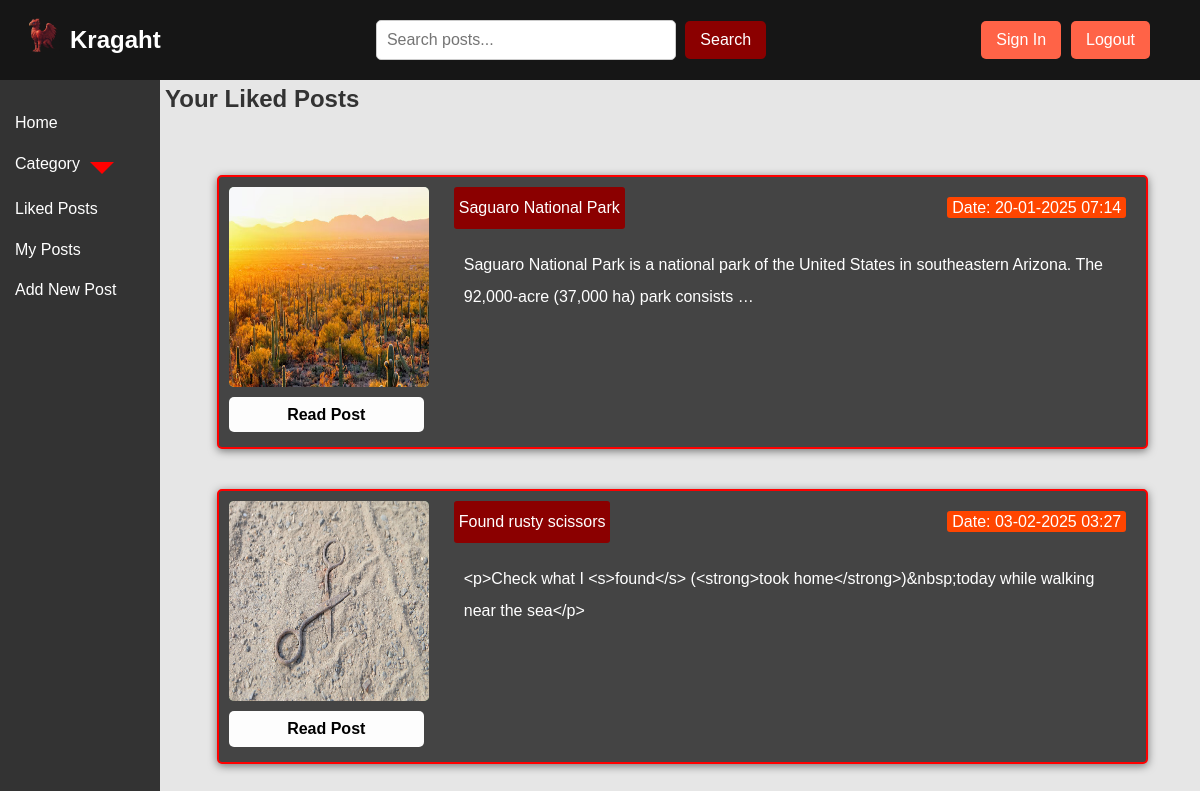
The page /liked-posts/ (signed in) on the database its author committed.
### posts/models.py (models this page shows, shortened)
class Post(models.Model):
    title = models.CharField(max_length=100)
    slug = models.SlugField(max_length=255, unique=True, db_index=True, verbose_name='URL')
    content = RichTextField()  # CKEditor
    author = models.ForeignKey(User, on_delete=models.CASCADE, null=True)
    category = models.ForeignKey('Category', on_delete=models.SET_NULL, blank=True, null=True)
    photo = models.ImageField(upload_to='post_photos/', blank=True, null=True)
    time_create = models.DateTimeField(auto_now=True)
    time_update = models.DateTimeField(auto_now=True)
    likes = models.ManyToManyField(User, related_name='liked_posts', blank=True)

### posts/views.py (the view)
# urls.py: path('liked-posts/', views.liked_posts, name='liked_posts'),
def liked_posts(request):
    categories = Category.objects.all()
    if not request.user.is_authenticated:
        return redirect('login')
    liked_posts = Post.objects.filter(likes=request.user)
    return render(request, 'posts/liked_posts.html', {'posts': liked_posts, 'categories': categories})

### posts/models.py (called while the page is built)
    def get_absolute_url(self):
        return reverse('posts:category_posts', kwargs={'category_slug': self.slug})

### posts/templates/posts/liked_posts.html (shortened to what this page needs)
{% extends 'posts/base.html' %}
{% block content %}
<h2>Your Liked Posts</h2>
<div class="post-container">
    {% for post in posts %}
        <div class="post-card">
            <div class="post-image">
                {% if post.photo %}
                    <img src="{{ post.photo.url }}" alt="{{ post.title }}">
                {% else %}
                    <div class="placeholder-image"></div>
                {% endif %}
                <div class="read-post-container">
                    <a href="{% url 'posts:post_detail' post.slug %}" class="read-post">Read Post</a>
                </div>
            </div>
            <div class="post-cont-content">
                <div class="post-header">
                    <div class="post-title">{{ post.title }}</div>
                    <div class="post-meta">
                        <span>Date: {{ post.time_update|date:"d-m-Y H:i" }}</span>
                    </div>
                </div>
                <div class="post-description">
                    {{ post.content|truncatewords:20 }}
                </div>
            </div>
        </div>
    {% empty %}
    <p>You haven't any liked posts yet.</p>
    {% endfor %}
</div>
{% endblock %}

### posts/static/posts/css/css_styles.css (style rules this page uses)
* { margin: 0; padding: 0; box-sizing: border-box; }
body { font-family: Arial, sans-serif; line-height: 1.6; background-color: #e6e6e6; color: #333; height: 100vh; min-height: 100vh; display: flex; flex-direction: column; overflow-x: hidden; overflow-y: scroll; }
a { color: white; text-decoration: none; margin-bottom: 5px; }
.post-card { display: flex; flex-direction: row; background-color: #444; border: 2px solid red; margin: 10px 20px; padding: 10px; border-radius: 5px; box-shadow: 0px 2px 8px rgba(0, 0, 0, 0.5); width: 90%; min-width: 700px; }
.post-image { display: flex; flex-direction: column; align-items: center; margin-right: 15px; }
.post-image img { width: 200px; height: 200px; background-color: #8FBC8F; border-radius: 5px; }
.read-post-container { display: flex; justify-content: space-between; align-items: center; width: 200px; margin-top: 10px; }
.read-post { background-color: #fdfdfd; color: black; text-decoration: none; padding: 5px 10px; border-radius: 5px; font-weight: bold; text-align: center; flex: 1; margin-right: 5px; }
.post-cont-content { flex: 1; line-height: 32px; padding-left: 10px; padding-right: 10px; }
.post-header { display: flex; justify-content: space-between; align-items: center; margin-bottom: 10px; }
.post-title { background-color: #8B0000; color: white; padding: 5px; border-radius: 3px; display: inline-block; }
.post-meta span { background-color: #FF4500; color: white; padding: 2px 5px; margin-left: 5px; border-radius: 3px; }
.post-description { padding: 10px; border-radius: 5px; color: white; }
.post-container { display: flex; gap: 20px; margin-top: 20px; flex-direction: column; align-items: center; }

### rows shown on the page
Post: photo (picture), title "Saguaro National Park", time_update "20-01-2025 07:14", content "Saguaro National Park is a national park of the United States in southeastern Arizona. The 92,000-acre (37,000 ha) park consists …"
Post: photo (picture), title "Found rusty scissors", time_update "03-02-2025 03:27", content "<p>Check what I <s>found</s> (<strong>took home</strong>)&nbsp;today while walking near the sea</p>"
